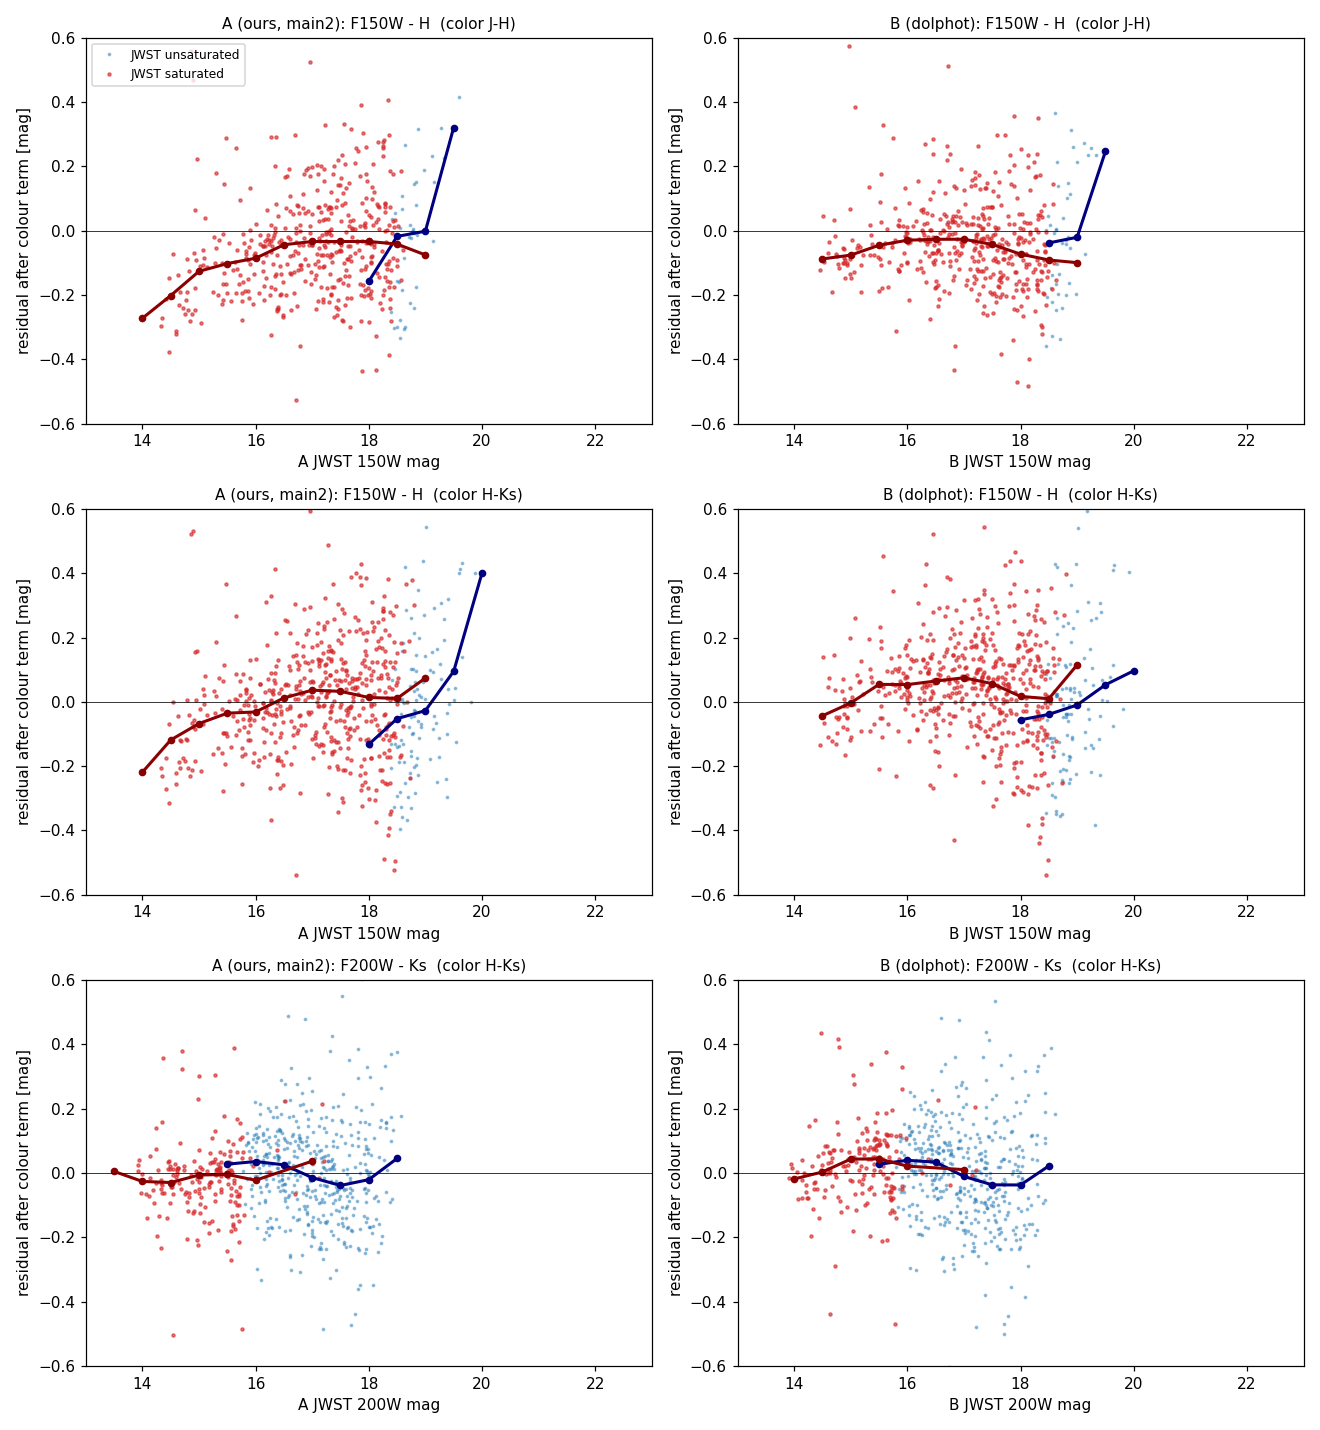

Write Python code to recreate this figure.
import numpy as np, json
from astropy.table import Table
from astropy.coordinates import SkyCoord
import astropy.units as u
import matplotlib; matplotlib.use('Agg')
import matplotlib.pyplot as plt

import os
TAGV = os.environ.get('TAGV', '')
ERRMAX = float(os.environ.get('ERRMAX', 0.1))
MATCH_R = float(os.environ.get('MATCH_R', 0.3))   # arcsec; ground-based seeing ~0.4-0.5"
NEIGH_R = 0.8   # arcsec JWST-side blend radius
GNEIGH_R = float(os.environ.get('GNEIGH_R', 1.2))  # arcsec ground-catalog neighbour exclusion
BLEND_FRAC = float(os.environ.get('BLEND_FRAC', 0.05))
out = open(f'thirdref_log{TAGV}.txt', 'w')
def P(*a):
    s = ' '.join(str(x) for x in a); print(s); out.write(s + '\n')

def fl(x):
    a = np.ma.filled(x.astype(float), np.nan) if np.ma.isMaskedArray(x) else np.asarray(x, float)
    a = a.copy(); a[np.abs(a) > 1e8] = np.nan; return a

m = Table.read('/orange/adamginsburg/jwst/wd2/dolphot_benchmark/matched_Q_main2.fits')
b = Table.read('/orange/adamginsburg/jwst/wd2/catalogs/wd2_nircam_wf_mf_nf.ecsv')
g = Table.read('ascenso2007_w2phot.fits')
gc = SkyCoord(g['RAJ2000'], g['DEJ2000'], unit=(u.hourangle, u.deg))
sc = SkyCoord(np.array(m['RA']) * u.deg, np.array(m['DEC']) * u.deg)
bc = SkyCoord(np.array(b['RA']) * u.deg, np.array(b['DEC']) * u.deg)

# global offset: iterate
off = (0.0, 0.0)
for it in range(3):
    s2 = SkyCoord(sc.ra + off[0] * u.arcsec / np.cos(sc.dec.rad), sc.dec + off[1] * u.arcsec)
    i, d, _ = s2.match_to_catalog_sky(gc)
    k = d < 1.0 * u.arcsec
    dra = ((gc[i].ra - s2.ra) * np.cos(sc.dec.rad)).arcsec[k]; dde = (gc[i].dec - s2.dec).arcsec[k]
    off = (off[0] + np.median(dra), off[1] + np.median(dde))
    P('iter', it, 'offset ground-minus-JWST (dRA*cos, dDec) arcsec', off, 'N', k.sum())
s2 = SkyCoord(sc.ra + off[0] * u.arcsec / np.cos(sc.dec.rad), sc.dec + off[1] * u.arcsec)
i, d, _ = s2.match_to_catalog_sky(gc)
# mutual nearest
j, d2, _ = gc.match_to_catalog_sky(s2)
mutual = (j[i] == np.arange(len(sc))) & (d < MATCH_R * u.arcsec)
P('mutual matches within', MATCH_R, 'arcsec:', mutual.sum(), ' median sep arcsec', np.median(d[mutual].arcsec))
# ground isolation
gi, gd, _ = gc.match_to_catalog_sky(gc, nthneighbor=2)
g_iso = (gd > GNEIGH_R * u.arcsec)[i]

# JWST neighbour blend fraction from full B catalog in F150W
ra_b = bc
f150 = 10 ** (-0.4 * fl(b['MAG150W']))
f200 = 10 ** (-0.4 * fl(b['MAG200W']))
# B frame: use unshifted sc for B search
idx2, idx1, sep, _ = sc.search_around_sky(bc, NEIGH_R * u.arcsec)  # returns (idx into bc, idx into sc)
from collections import defaultdict
nf150 = np.zeros(len(sc)); nf200 = np.zeros(len(sc))
self_b = np.array(m['RA'])  # self position equals bc entry; exclude sep<0.02"
for a_, b_, s_ in zip(idx1, idx2, sep.arcsec):
    pass
# vectorized
bcoord_idx_self = None
good = sep.arcsec > 0.03
a_ = idx1[good]; b_ = idx2[good]
np.add.at(nf150, a_, np.nan_to_num(f150[b_]))
np.add.at(nf200, a_, np.nan_to_num(f200[b_]))

res = {}
bands = {'150W': dict(gname='Hmag', ename='e_Hmag'), '200W': dict(gname='Ksmag', ename='e_Ksmag')}
J, H, K = (fl(g[c])[i] for c in ('Jmag', 'Hmag', 'Ksmag'))
eJ, eH, eK = (fl(g[c])[i] for c in ('e_Jmag', 'e_Hmag', 'e_Ksmag'))

def mad(x): return 1.4826 * np.median(np.abs(x - np.median(x))) if len(x) else np.nan
def sem(x): return mad(x) / np.sqrt(len(x)) * 1.253 if len(x) > 1 else np.nan

def run(band, gmag, egmag, color, ecol, colname, tag, fig_ax=None):
    jr = {}
    sat = (fl(m['our_replaced_saturated_' + band]) == 1) | (fl(m['our_is_saturated_' + band]) == 1)
    nf = nf150 if band == '150W' else nf200
    fstar = 10 ** (-0.4 * fl(m['ref_' + band]))
    base = mutual & g_iso & np.isfinite(gmag) & np.isfinite(color) & (egmag < ERRMAX) & (ecol < 1.5 * ERRMAX) & (nf < BLEND_FRAC * fstar) & np.isfinite(fl(m['ref_' + band])) & np.isfinite(fl(m['our_' + band]))
    P(f'\n=== {tag}: base sample N={base.sum()}  (sat {np.sum(base&sat)}, unsat {np.sum(base&~sat)})')
    out_ = {}
    for cat, magcol in (('A', 'our_'), ('B', 'ref_')):
        mag = fl(m[magcol + band])
        dm = mag - gmag
        # edge: 95th percentile of ground mag of saturated stars in base
        edge = np.percentile(gmag[base & sat], 95)
        uns = base & ~sat
        # fit window: unsat stars, ground mag > edge-0.5 (excludes nothing bright of concern) -> all unsat
        fitm = uns.copy()
        # robust linear fit with sigma clipping
        x = color[fitm]; y = dm[fitm]; keep = np.ones(len(x), bool)
        for _ in range(8):
            A_ = np.vstack([np.ones(keep.sum()), x[keep]]).T
            co = np.linalg.lstsq(A_, y[keep], rcond=None)[0]
            r = y - (co[0] + co[1] * x)
            s = mad(r[keep]); keep = np.abs(r) < 3 * s
        resid = dm - (co[0] + co[1] * color)
        P(f'{cat}: color term a={co[0]:+.3f} b={co[1]:+.3f} (N fit {keep.sum()}, rms {s:.3f}); saturation edge (p95 ground {tag.split()[1] if False else ""}mag of sat stars) = {edge:.2f}')
        # bins in own-catalog mag
        P(f'{cat} residual (JWST - ground - colorterm) vs {cat} JWST mag, 1-mag bins: bin | unsat N med MAD | sat N med MAD')
        rows = []
        for lo in range(13, 23):
            sel = base & (mag >= lo) & (mag < lo + 1)
            su = sel & ~sat; ss = sel & sat
            rows.append((lo, su.sum(), np.median(resid[su]) if su.sum() else np.nan, mad(resid[su]) if su.sum() else np.nan,
                         ss.sum(), np.median(resid[ss]) if ss.sum() else np.nan, mad(resid[ss]) if ss.sum() else np.nan))
            P(f'  {lo}-{lo+1}: {rows[-1][1]:5d} {rows[-1][2]:+.3f} {rows[-1][3]:.3f} | {rows[-1][4]:5d} {rows[-1][5]:+.3f} {rows[-1][6]:.3f}')
        # step: sat stars vs unsat stars in ground-mag window [edge, edge+1.5] (just fainter than edge)
        for w in (1.0, 1.5, 2.0):
            ru = resid[uns & (gmag >= edge) & (gmag < edge + w)]
            rs = resid[base & sat]
            rs1 = resid[base & sat & (gmag >= edge - 1.5)]
            rs2 = resid[base & sat & (gmag < edge - 1.5)]
            st = np.median(rs) - np.median(ru)
            e = np.hypot(sem(rs), sem(ru))
            st1 = np.median(rs1) - np.median(ru); e1 = np.hypot(sem(rs1), sem(ru))
            P(f'  step[{cat}] unsat window ground in [{edge:.2f},{edge+w:.2f}] N={len(ru)} med={np.median(ru):+.3f}; sat all N={len(rs)} med={np.median(rs):+.3f} -> step {st:+.3f} +- {e:.3f}; sat within 1.5 mag of edge N={len(rs1)} med={np.median(rs1):+.3f} step {st1:+.3f} +- {e1:.3f}; sat brighter N={len(rs2)} med={np.median(rs2):+.3f}')
            out_[(cat, w)] = (len(ru), np.median(ru), len(rs), np.median(rs), st, e, len(rs1), np.median(rs1), st1, e1)
        out_[cat] = dict(mag=mag, resid=resid, co=co, edge=edge)
    # A-B direct
    dAB = fl(m['our_' + band]) - fl(m['ref_' + band])
    sel_s = base & sat; sel_u = base & ~sat & (gmag >= out_['A']['edge']) & (gmag < out_['A']['edge'] + 1.5)
    P(f'A-B direct: sat N={sel_s.sum()} med={np.median(dAB[sel_s]):+.3f}  unsat(edge..edge+1.5) N={sel_u.sum()} med={np.median(dAB[sel_u]):+.3f}  diff {np.median(dAB[sel_s])-np.median(dAB[sel_u]):+.3f}')
    for lo in range(13, 22):
        s_ = base & sat & (fl(m['ref_' + band]) >= lo) & (fl(m['ref_' + band]) < lo + 1)
        u_ = base & ~sat & (fl(m['ref_' + band]) >= lo) & (fl(m['ref_' + band]) < lo + 1)
        P(f'   A-B ref-mag {lo}-{lo+1}: sat N={s_.sum()} med={np.median(dAB[s_]) if s_.sum() else np.nan:+.3f} | unsat N={u_.sum()} med={np.median(dAB[u_]) if u_.sum() else np.nan:+.3f}')
    out_['base'] = base; out_['sat'] = sat; out_['dAB'] = dAB
    return out_

R = {}
R['F150W_JH'] = run('150W', H, eH, J - H, np.hypot(eJ, eH), 'J-H', 'F150W-H vs J-H')
R['F150W_HK'] = run('150W', H, eH, H - K, np.hypot(eH, eK), 'H-Ks', 'F150W-H vs H-Ks')
R['F200W_HK'] = run('200W', K, eK, H - K, np.hypot(eH, eK), 'H-Ks', 'F200W-Ks vs H-Ks')

# figure
fig, axs = plt.subplots(3, 2, figsize=(12, 13), sharex='row')
for r_, (key, band, lab) in enumerate([('F150W_JH', '150W', 'F150W - H  (color J-H)'), ('F150W_HK', '150W', 'F150W - H  (color H-Ks)'), ('F200W_HK', '200W', 'F200W - Ks  (color H-Ks)')]):
    O = R[key]
    for c_, cat in enumerate(('A', 'B')):
        ax = axs[r_, c_]; D = O[cat]; base = O['base']; sat = O['sat']
        mag = D['mag']; res = D['resid']
        ax.plot(mag[base & ~sat], res[base & ~sat], '.', ms=3, color='tab:blue', alpha=.4, label='JWST unsaturated')
        ax.plot(mag[base & sat], res[base & sat], '.', ms=4, color='tab:red', alpha=.6, label='JWST saturated')
        for sel, col in ((base & ~sat, 'navy'), (base & sat, 'darkred')):
            xs = np.arange(13, 23, 0.5); mm = []; xc = []
            for lo in xs:
                s_ = sel & (mag >= lo) & (mag < lo + 1)
                if s_.sum() >= 5: mm.append(np.median(res[s_])); xc.append(lo + .5)
            ax.plot(xc, mm, '-o', color=col, lw=2, ms=4)
        ax.axhline(0, color='k', lw=.5)
        ax.set_ylim(-0.6, 0.6); ax.set_xlim(13, 23)
        ax.set_title(f'{"A (ours, main2)" if cat=="A" else "B (dolphot)"}: {lab}', fontsize=10)
        ax.set_xlabel(f'{cat} JWST {band} mag'); ax.set_ylabel('residual after colour term [mag]')
        if r_ == 0 and c_ == 0: ax.legend(loc='upper left', fontsize=8)
plt.tight_layout(); plt.savefig(f'thirdref{TAGV}.png', dpi=110)

# save matched sample
base = R['F150W_JH']['base']
t = Table({'RA': np.array(m['RA']), 'DEC': np.array(m['DEC']), 'J': J, 'H': H, 'Ks': K, 'eH': eH,
           'A150': fl(m['our_150W']), 'B150': fl(m['ref_150W']), 'A200': fl(m['our_200W']), 'B200': fl(m['ref_200W']),
           'sat150': (fl(m['our_replaced_saturated_150W']) == 1) | (fl(m['our_is_saturated_150W']) == 1),
           'sat200': (fl(m['our_replaced_saturated_200W']) == 1) | (fl(m['our_is_saturated_200W']) == 1),
           'ground_match': mutual, 'ground_isolated': g_iso, 'nfrac150': nf150, 'nfrac200': nf200})
t[mutual].write(f'thirdref_matched{TAGV}.fits', overwrite=True)
out.close()
